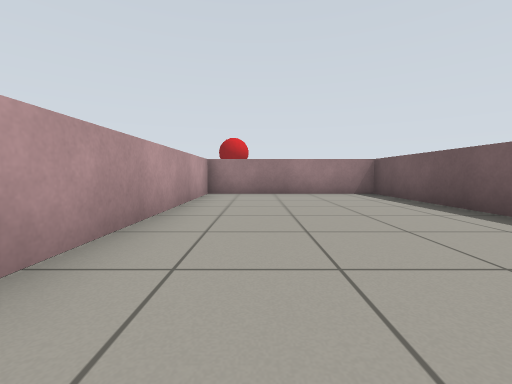
view 1 (above)

19 first-person views from a walk through a robot-simulator world made for Gazebo. The camera is 0.57 m above the floor, tilts 4° down and sees 90° across. The floor is counted in squares, 1 m on a side. Each view is taken from the middle of a square. On the plan, view 1 faces up. The plan holds only what a view shows up to about 9 squares ahead; the rest is blank.

view 2
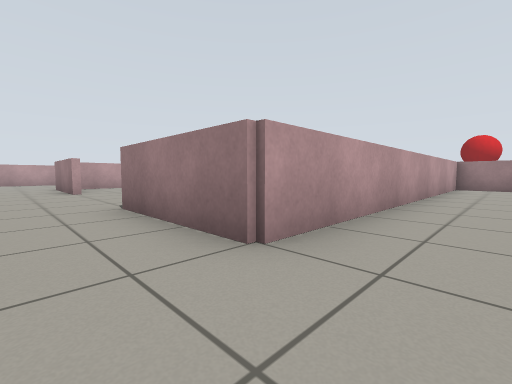

view 3
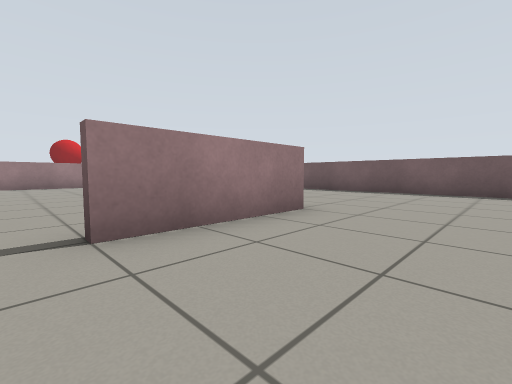

view 4
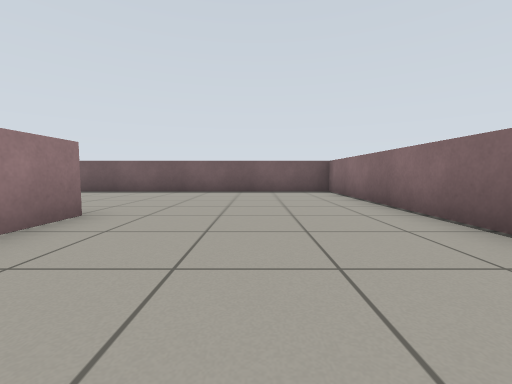

view 5
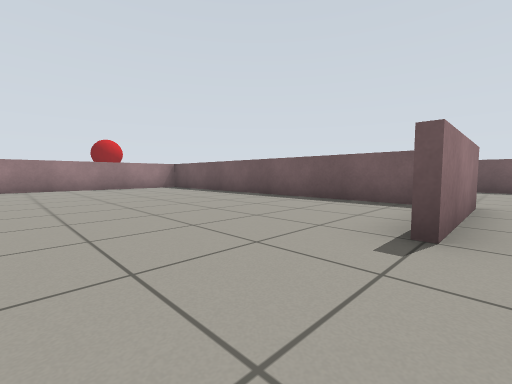

view 6
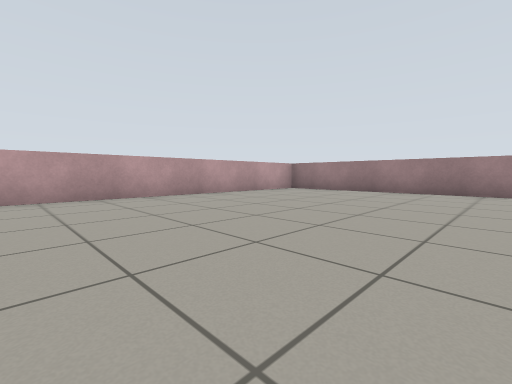

view 7
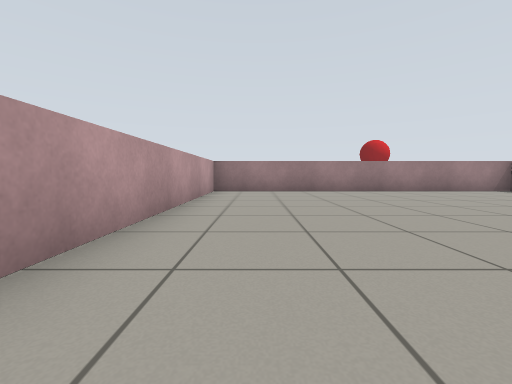

view 8
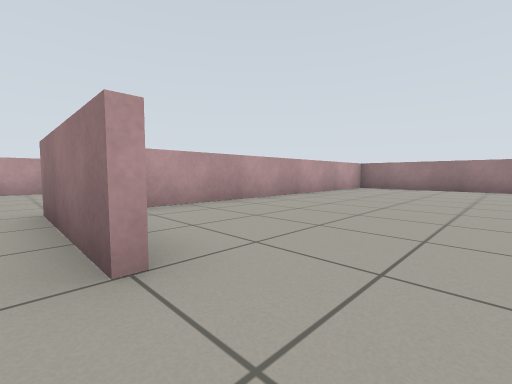

view 9
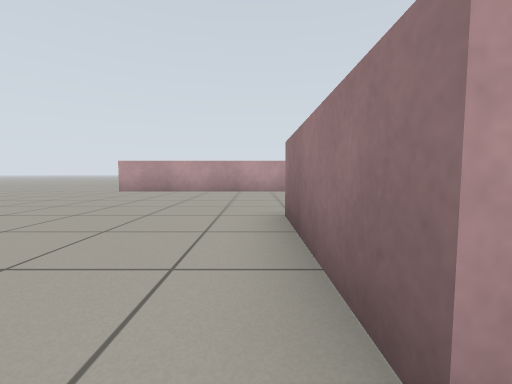

view 10
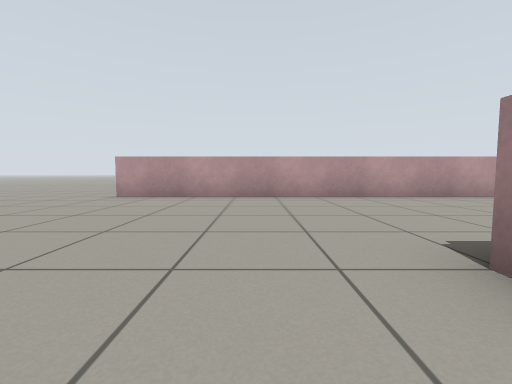

view 11
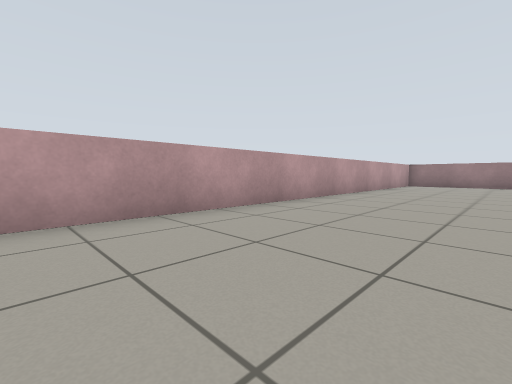

view 12
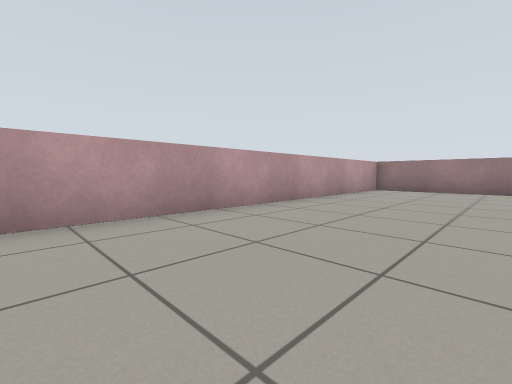

view 13
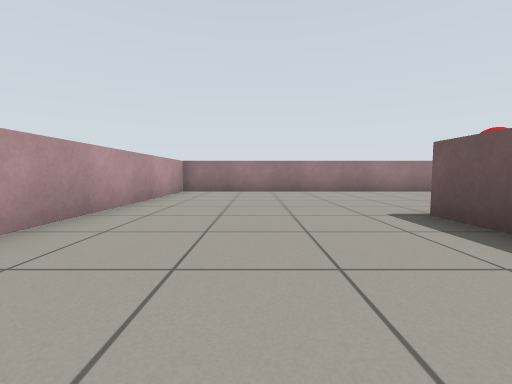

view 14
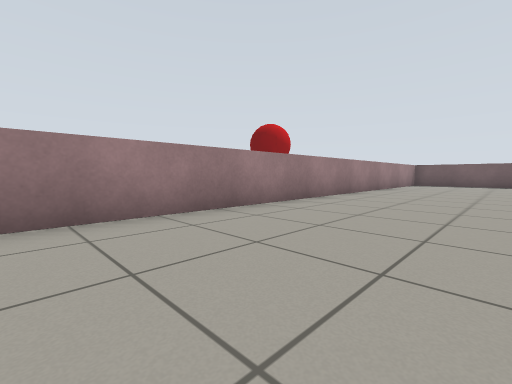

view 15
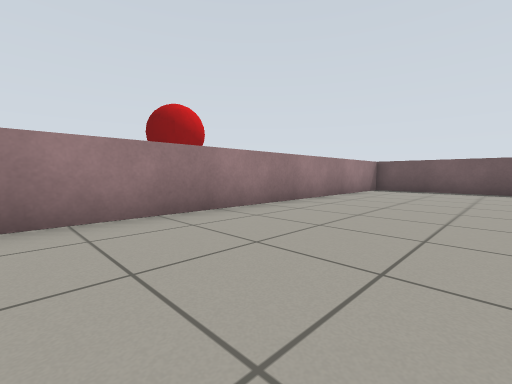

view 16
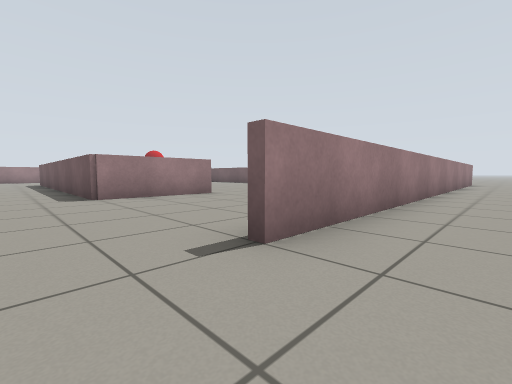

view 17
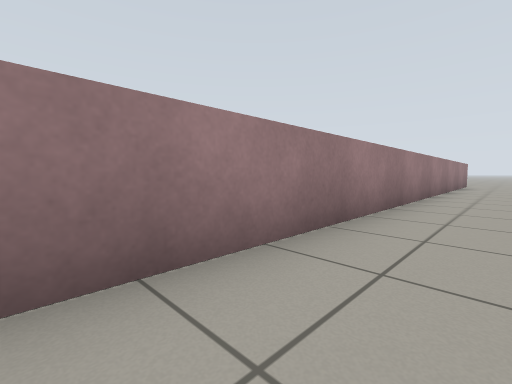

view 18
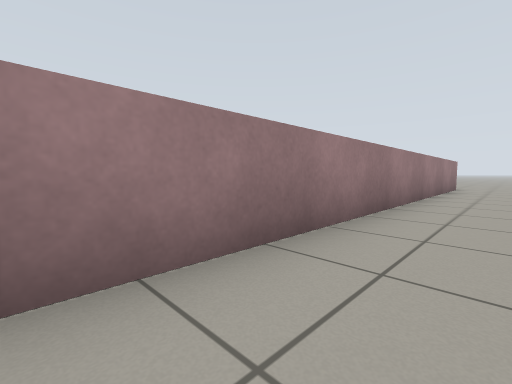

view 19
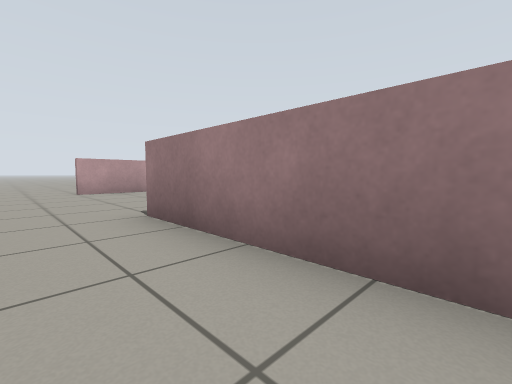

### Floor plan
Points are (right, up) in squares from view 1. A wall is a line through its corners. A room is listed if a view was taken in it or the views show most of it. See-through windows are left out.
Room 1 (views 1, 2, 3, 4, 5, 6, 7, 8, 9, 10, 11, 12, 13, 14, 15, 16, 17, 18, 19)
walls: (-8.4, -2.6) (-11.6, -2.6) (-11.6, 2.4); (-1.6, -1.8) (-1.6, 4.4); (-11.6, 6.4) (-11.6, 7.5); (-1.5, 7.5) (-11.4, 7.5) (-11.4, -1.2); (-2.6, -7.4) (3.4, -7.4) (3.4, 0.8); (3.4, 3.4) (3.4, 7.5) (-1.4, 7.5) (-1.4, -2.6) (-4.5, -2.6); (3.4, 8.9) (3.4, 12.4) (-16.4, 12.4) (-16.4, -7.5); (3.4, -7.6) (-11.5, -7.6)
ways out: opening at (-17, -8.5)

Where each view was taken, in squares from view 1:
view 1: 0 up, 0 right, facing up
view 2: 4 down, 0 right, facing up-left
view 3: 5 down, 5 left, facing up-right
view 4: 5 down, 5 left, facing right
view 5: 3 down, 7 left, facing up-right
view 6: 1 down, 5 left, facing up-left
view 7: 1 down, 10 left, facing up
view 8: 3 down, 7 left, facing up-left
view 9: 3 down, 8 left, facing left
view 10: 4 down, 10 left, facing left
view 11: 1 down, 13 left, facing up-left
view 12: 3 up, 13 left, facing up-left
view 13: 4 up, 14 left, facing up
view 14: 9 up, 11 left, facing up-right
view 15: 9 up, 6 left, facing up-right
view 16: 9 down, 13 left, facing up-right
view 17: 9 down, 11 left, facing up-right
view 18: 9 down, 8 left, facing up-right
view 19: 9 down, 8 left, facing up-left
